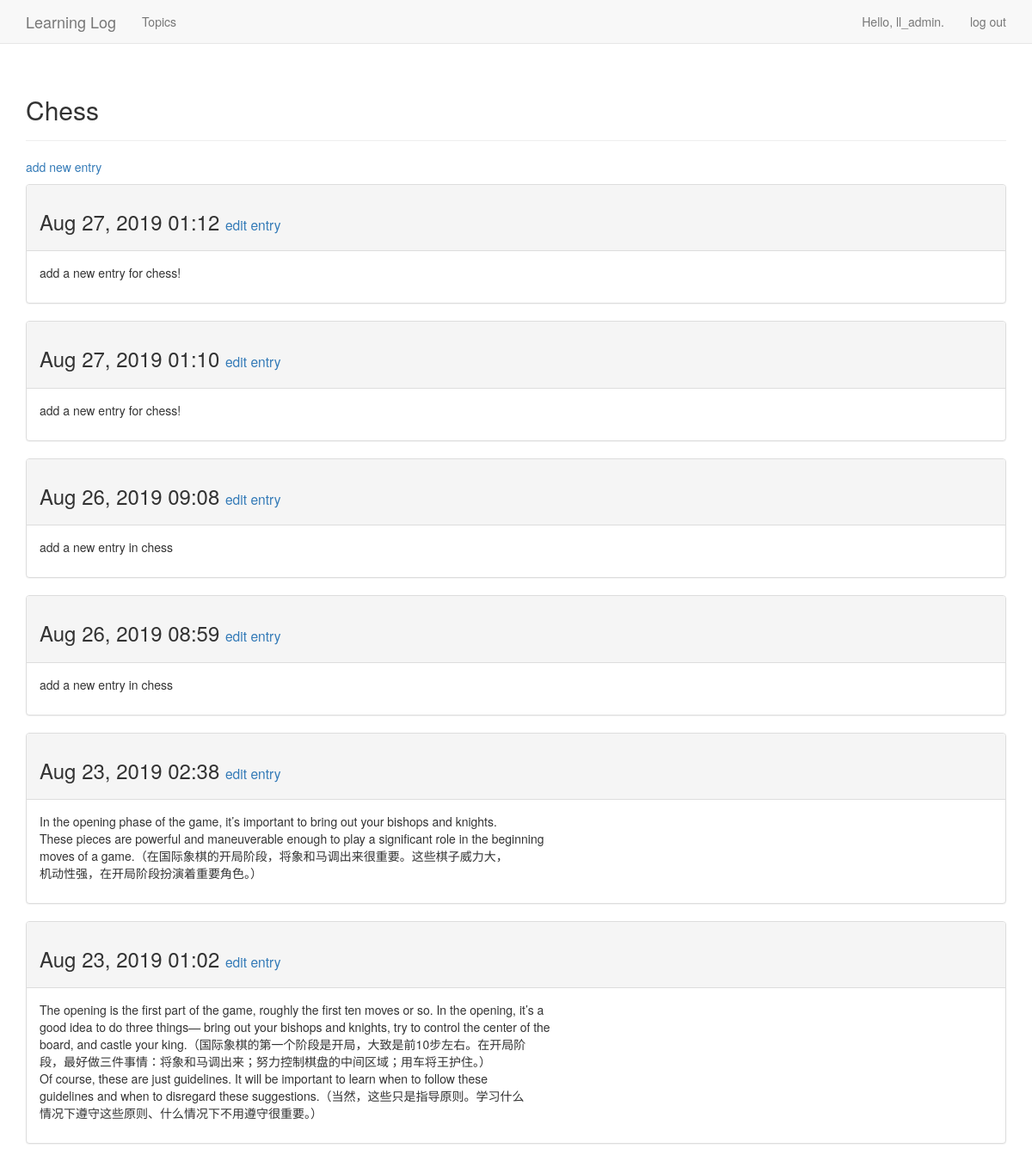
The page /topics/1/ (signed in) on the database its author committed.
### learning_logs/models.py (models this page shows, shortened)
class Topic(models.Model):
    text = models.CharField(max_length=200)
    date_added = models.DateTimeField(auto_now_add=True)
    owner = models.ForeignKey(User, on_delete=models.CASCADE)
    def __str__(self):
        return self.text

class Entry(models.Model):
    topic = models.ForeignKey(Topic, on_delete=models.CASCADE)
    text = models.TextField()
    date_added = models.DateTimeField(auto_now_add=True)
    class Meta:
        verbose_name_plural = 'entries'

### learning_logs/views.py (the view)
# urls.py: path('topics/<int:topic_id>/', views.topic, name='topic'),
@login_required
def topic(request, topic_id):
    topic = Topic.objects.get(id=topic_id)
    if topic.owner != request.user:
        raise Http404
    entries = topic.entry_set.order_by('-date_added')
    context = {'topic': topic, 'entries': entries}
    return render(request, 'learning_logs/topic.html', context)

### learning_logs/templates/learning_logs/topic.html (shortened to what this page needs)
{% extends "learning_logs/base.html" %}
{% block header %}
  <h2>{{ topic }}</h2>
{% endblock header %}
{% block content %}
  <p>
  	<a href="{% url 'learning_logs:new_entry' topic.id %}">add new entry</a>
  </p>
  {% for entry in entries %}
    <div class="panel panel-default">
      <div class="panel-heading">
      	<h3>
      	  {{ entry.date_added|date:'M d, Y H:i' }}
      	  <small>
            <a href="{% url 'learning_logs:edit_entry' entry.id %}">edit entry</a>
          </small>
      	</h3>
      </div>
      <div class="panel-body">
        {{ entry.text|linebreaks }}
      </div>
    </div>
  	{% empty %}
  	  There are no entries for this topic yet.
  	{% endfor %}
{% endblock content %}

### learning_logs/templates/learning_logs/base.html (shortened to what this page needs)
{% load bootstrap3 %}
<!DOCTYPE html>
<html lang="en">
  <head>
    {% bootstrap_css %}
  </head>
  <body>
    <nav class="navbar navbar-default navbar-static-top">
      <div class="container">
        <div class="navbar-header">
          <a class="navbar-brand" href="{% url 'learning_logs:index' %}">Learning Log</a>
        </div>
        <div id="navbar" class="navbar-collapse collapse">
          <ul class="nav navbar-nav">
            <li><a href="{% url 'learning_logs:topics' %}">Topics</a></li>
          </ul>
          <ul class="nav navbar-nav navbar-right">
            {% if user.is_authenticated %}
              <li><a>Hello, {{ user.username }}.</a></li>
              <li><a href="{% url 'users:logout' %}">log out</a></li>
            {% else %}
              <li><a href="{% url 'users:register' %}">register</a></li>
              <li><a href="{% url 'users:login' %}">log in</a></li>
            {% endif %}
          </ul>
        </div>
      </div>
    </nav>
    <div class="container">
      <div class="page-header">
        {% block header %}{% endblock header %}
      </div>
      <div>
        {% block content %}{% endblock content %}
      </div>
    </div>
  </body>
</html>

### rows shown on the page
Topic: text "Chess"
Entry: date_added "Aug 27, 2019 01:12", text "add a new entry for chess!"
Entry: date_added "Aug 27, 2019 01:10", text "add a new entry for chess!"
Entry: date_added "Aug 26, 2019 09:08", text "add a new entry in chess"
Entry: date_added "Aug 26, 2019 08:59", text "add a new entry in chess"
Entry: date_added "Aug 23, 2019 02:38", text "In the opening phase of the game, it’s important to bring out your bishops and knights. These pieces are powerful and maneuverable enough to play a significant role in the beginning moves of a game.（在国际象棋的开局阶段，将象和马调出来很重要。这些棋子威力大， 机动性强，在开局阶段扮演着重要角色。）"
Entry: date_added "Aug 23, 2019 01:02", text "The opening is the first part of the game, roughly the first ten moves or so. In the opening, it’s a good idea to do three things— bring out your bishops and knights, try to control the center of the board, and castle your king.（国际象棋的第一个阶段是开局，大致是前10步左右。在开局阶 段，最好做三件事情：将象和马调出来；努力控制棋盘的中间区域；用车将王护住。） Of course, these are just guidelines. It will be important to learn when to follow these guidelines and when to disregard these suggestions.（当然，这些只是指导原则。学习什么 情况下遵守这些原则、什么情况下不用遵守很重要。）"

### other values the page prints
{{ user.username }} "ll_admin"
